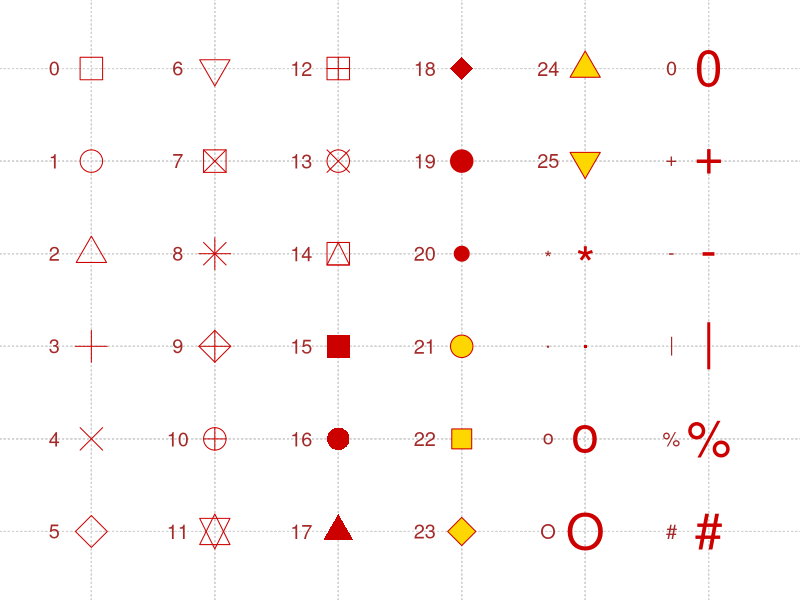
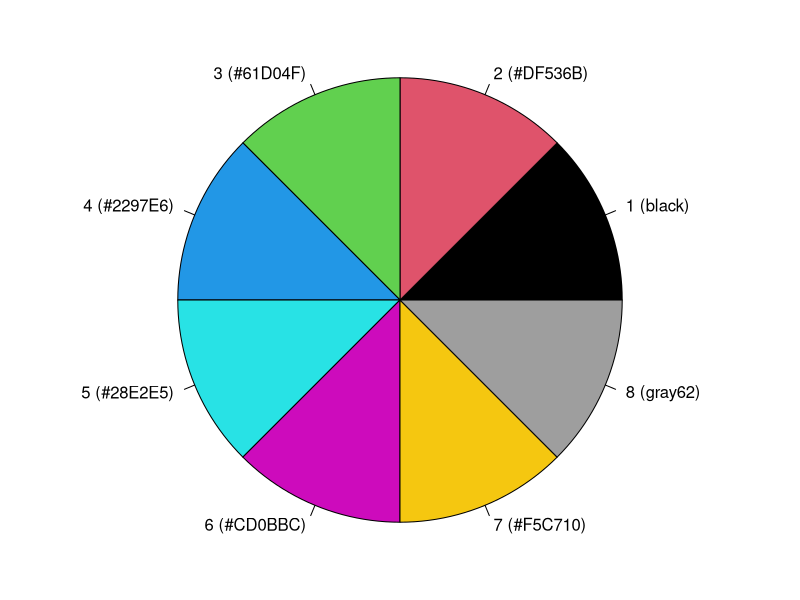
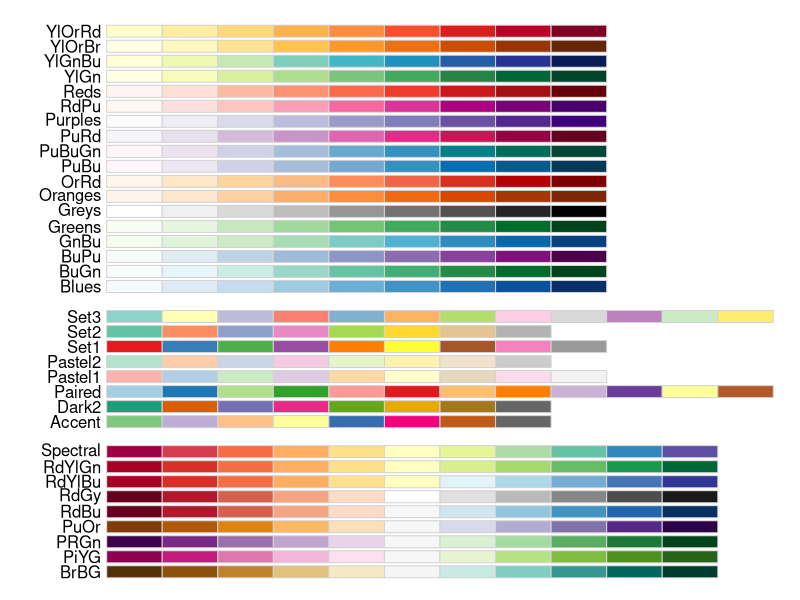

Reproduce these figures in R, in order.
## ---- chunk 1
# taken from example(points)
pchShow = function(extras = c("*",".", "o","O","0","+","-","|","%","#"), cex = 3,
                   col = "red3", bg = "gold", coltext = "brown", cextext = 1.2) {
  nex <- length(extras)
  np  <- 26 + nex
  ipch <- 0:(np-1)
  k <- floor(sqrt(np))
  dd <- c(-1,1)/2
  rx <- dd + range(ix <- ipch %/% k)
  ry <- dd + range(iy <- 3 + (k-1)- ipch %% k)
  pch <- as.list(ipch) # list with integers & strings
  if(nex > 0) pch[26+ 1:nex] <- as.list(extras)
  par(mar=rep(0,4))
  plot(rx, ry, type = "n", axes  =  FALSE, xlab = "", ylab = "")
  abline(v = ix, h = iy, col = "lightgray", lty = "dotted")
  for(i in 1:np) {
    pc <- pch[[i]]
    ## 'col' symbols with a 'bg'-colored interior (where available) :
    points(ix[i], iy[i], pch = pc, col = col, bg = bg, cex = cex)
    if(cextext > 0)
      text(ix[i] - 0.3, iy[i], pc, col = coltext, cex = cextext)
    }
  }
pchShow()
## ---- chunk 2
(pal = palette())
par(mar=rep(0,4))
pie(rep(1, length(pal)), labels=sprintf('%d (%s)', seq_along(pal),pal), col=pal)
## ---- chunk 3
library(RColorBrewer)
par(mar=c(0,4,0,0))
display.brewer.all()
